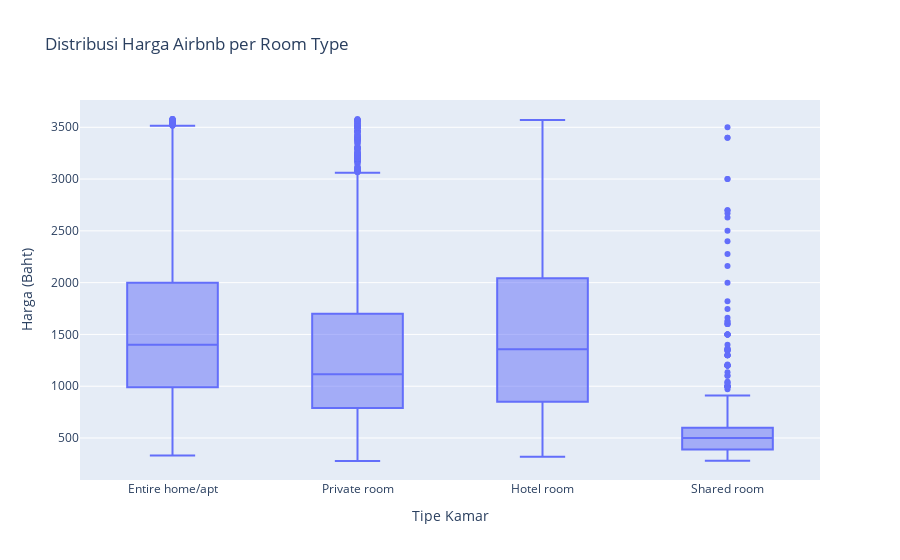

Notebook code cell kept with this figure:
### Markdown cell above
***Analisis: Room Type vs Harga***

### Code cell
import plotly.express as px

# Hitung median harga per room_type
room_price = df.groupby('room_type')['price'].median().reset_index()

# Visualisasi boxplot harga per room_type
fig = px.box(
    df[df['price'] < df['price'].quantile(0.95)],  # filter outlier top 5% biar boxplot rapi
    x='room_type',
    y='price',
    title='Distribusi Harga Airbnb per Room Type',
    labels={'room_type':'Tipe Kamar','price':'Harga (Baht)'}
)
fig.show()

print("Median harga per room_type:")
display(room_price)

### Figure 1 — Plotly figure (JSON) as saved in the notebook; plotly's stock layout.template omitted (floating-point values rounded to 4 significant figures; data arrays with more than 128 entries replaced by an {"elided": "..."} marker saying what was removed)
{"data": [{"alignmentgroup": "True", "hovertemplate": "Tipe Kamar=%{x}<br>Harga (Baht)=%{y}<extra></extra>", "legendgroup": "", "marker": {"color": "#636efa"}, "name": "", "notched": false, "offsetgroup": "", "orientation": "v", "showlegend": false, "type": "box", "x": {"elided": "13718 str values"}, "x0": " ", "xaxis": "x", "y": {"elided": "13718 float values"}, "y0": " ", "yaxis": "y"}], "layout": {"boxmode": "group", "legend": {"tracegroupgap": 0}, "title": {"text": "Distribusi Harga Airbnb per Room Type"}, "xaxis": {"anchor": "y", "domain": [0, 1], "title": {"text": "Tipe Kamar"}}, "yaxis": {"anchor": "x", "domain": [0, 1], "title": {"text": "Harga (Baht)"}}}}
